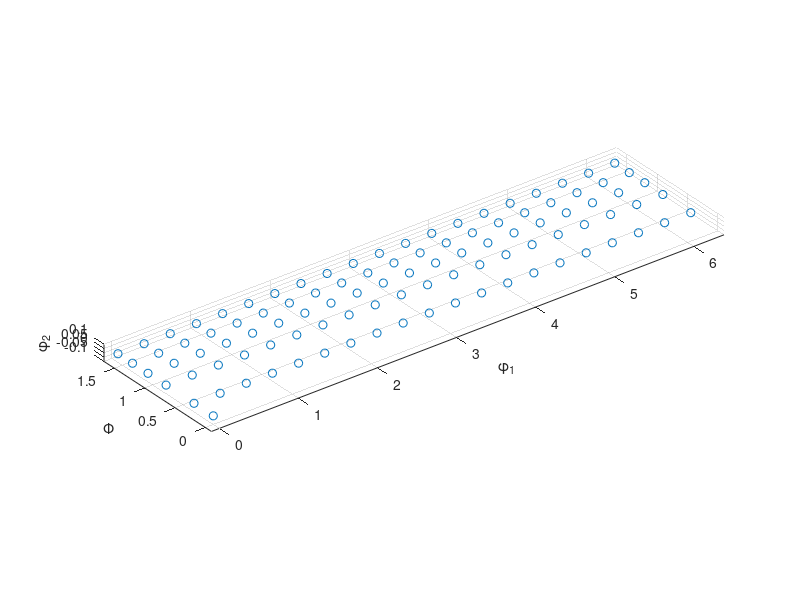

Recreate this plot in MATLAB. (Note: this script raises an error after producing the figure.)
%% Set up / specify variables

clear; clc; close('all'); rng('shuffle')

set_id = 'cal_rand_delta';
el = 21;
H = 15;
ns = 2;


%% angles for phi2 = 0 zero faces

v_phi1 = linspace(0,2*pi(),20);
v_Phi = acos(linspace(0,.95,5));

[X,Y] = meshgrid(v_phi1,v_Phi);

Xtop = X(1:end,1:end);
Ytop = Y(1:end,1:end);
top = [Xtop(:),Ytop(:)];

euler = [top; 0, 0];  euler = [euler, zeros(size(euler(:,1)))];


%% generate 'full' hexagonal-triclinic fundamental zone

% phi1len = 50;
% 
% v_phi1 = linspace(0,2*pi(),phi1len);
% v_Phi = acos(linspace(0,1,0.25*phi1len));
% v_phi2 = linspace(0,pi()/3,round(phi1len/6));
% [X,Y,Z] = meshgrid(v_phi1,v_Phi,v_phi2);
% 
% euler = [X(:),Y(:),Z(:)];
% 
% disp(length(X(:)))


%% plot the selected set of euler angles

figure(1)

scatter3(euler(:,1),euler(:,2),euler(:,3),'bo')
xlabel('\phi_1'); ylabel('\Phi'); zlabel('\phi_2');
axis equal
axis([ min(euler(:,1))-.1 max(euler(:,1))+.1 min(euler(:,2))-.1 max(euler(:,2))+.1 min(euler(:,3))-.1 max(euler(:,3))+.1])

%% convert euler angles to GSH coefficents

[gsh] = euler2gsh(euler,H);
gsh = gsh';

filename = sprintf('angleset_H%i_%s.mat',H,set_id);

save(filename,'euler','gsh')

%% generate nodesets

nodesets(el)


%% generate main .inp files

inpgenerator(set_id,ns)


%% generate orientation .inp files

angleset = ori_file_generator(el,ns,set_id,euler);

%% generate gsh coefficients

gshS = zeros(el^3,ns,H);

for sn = 1:ns
    gshS(:,sn,:) = gsh(angleset(:,sn),:);
end

filename = sprintf('micr_H%i_%s.mat',H,set_id);
save(filename,'gshS')
